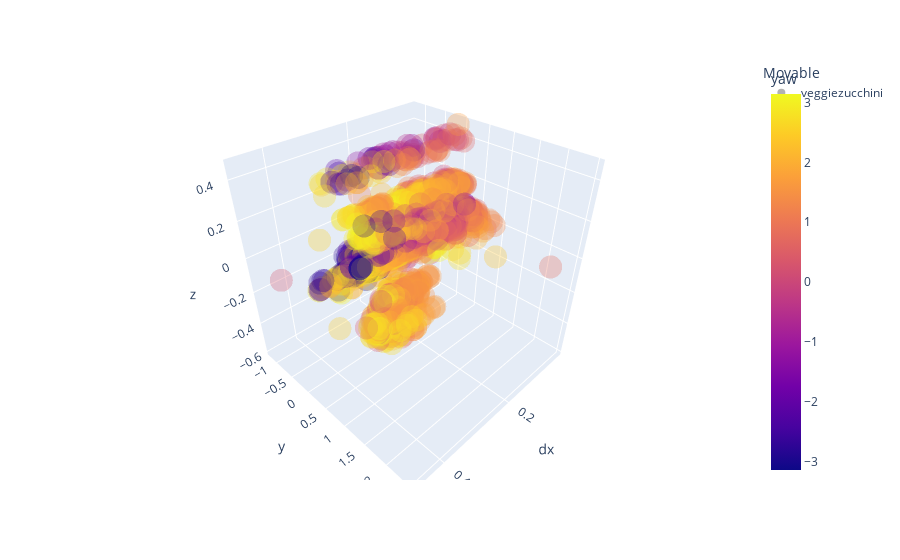

The code cell stored with this chart in its notebook:
### Code cell
plot_samples(df, cat='veggiezucchini')

### Figure 1 — Plotly figure (JSON) as saved in the notebook; plotly's stock layout.template omitted (floating-point values rounded to 4 significant figures; data arrays with more than 128 entries replaced by an {"elided": "..."} marker saying what was removed)
{"data": [{"customdata": {"elided": "3383x2 str values"}, "hovertemplate": "Movable=veggiezucchini<br>dx=%{x}<br>y=%{y}<br>z=%{z}<br>run_name=%{customdata[0]}<br>Action=%{customdata[1]}<br>yaw=%{marker.color}<extra></extra>", "legendgroup": "veggiezucchini", "marker": {"color": {"elided": "3383 float values"}, "coloraxis": "coloraxis", "opacity": 0.3, "symbol": "circle"}, "mode": "markers", "name": "veggiezucchini", "scene": "scene", "showlegend": true, "type": "scatter3d", "x": {"elided": "3383 float values"}, "y": {"elided": "3383 float values"}, "z": {"elided": "3383 float values"}}], "layout": {"coloraxis": {"colorbar": {"title": {"text": "yaw"}}, "colorscale": [[0, "#0d0887"], [0.1111, "#46039f"], [0.2222, "#7201a8"], [0.3333, "#9c179e"], [0.4444, "#bd3786"], [0.5556, "#d8576b"], [0.6667, "#ed7953"], [0.7778, "#fb9f3a"], [0.8889, "#fdca26"], [1, "#f0f921"]]}, "legend": {"title": {"text": "Movable"}, "tracegroupgap": 0}, "margin": {"t": 60}, "scene": {"domain": {"x": [0, 1], "y": [0, 1]}, "xaxis": {"title": {"text": "dx"}}, "yaxis": {"title": {"text": "y"}}, "zaxis": {"title": {"text": "z"}}}}}
